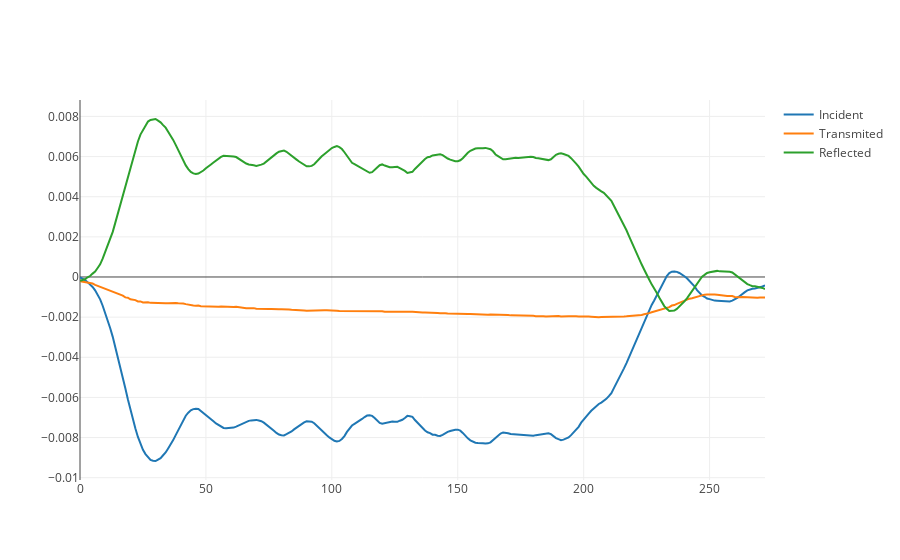

Notebook source saved alongside this figure:
### Code cell
fig1 = go.Figure(layout=dict(template = "none"))
fig1.add_trace(go.Scatter(y = cut_incid, name = "Incident"))
fig1.add_trace(go.Scatter(y = cut_trans, name = "Transmited"))
fig1.add_trace(go.Scatter(y = cut_refl, name = "Reflected"))
fig1.show()

### Figure 1 — Plotly figure (JSON) as saved in the notebook; plotly's stock layout.template omitted (floating-point values rounded to 4 significant figures; data arrays with more than 128 entries replaced by an {"elided": "..."} marker saying what was removed)
{"data": [{"name": "Incident", "type": "scatter", "y": {"elided": "273 float values"}}, {"name": "Transmited", "type": "scatter", "y": {"elided": "273 float values"}}, {"name": "Reflected", "type": "scatter", "y": {"elided": "273 float values"}}], "layout": {}}
